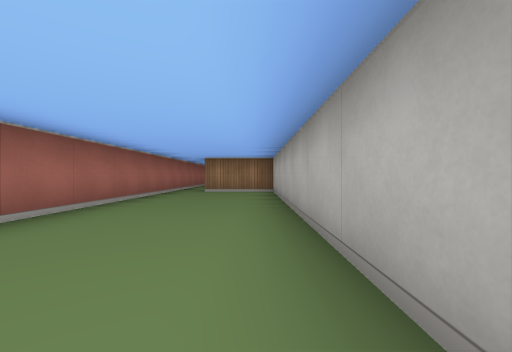
View 1 (above)

18 first-person views from a walk through a cub3D ray-caster map. The camera is about half as high as the walls, looks level and sees 90° across. The floor is counted in squares. Each view is taken from the middle of a square. On the plan, view 1 faces up. The plan holds only what a view shows up to about 9 squares ahead; the rest is blank.

View 2
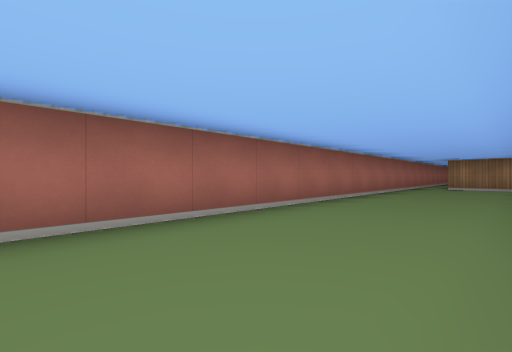

View 3
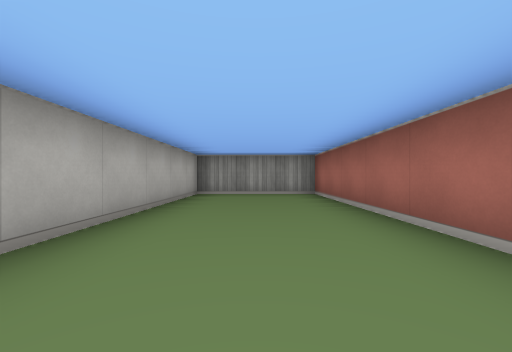

View 4
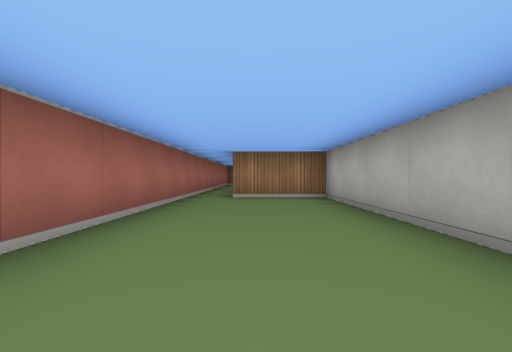

View 5
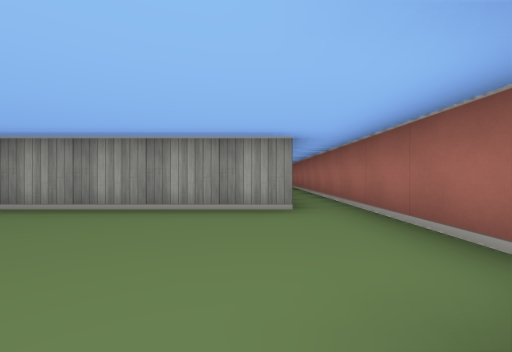

View 6
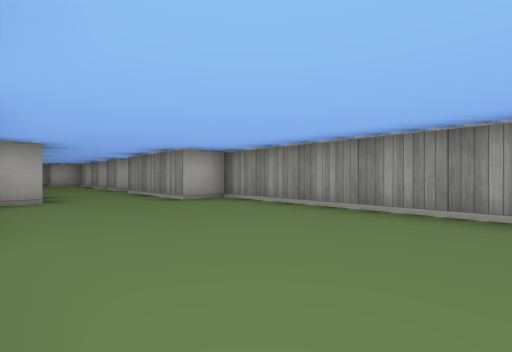

View 7
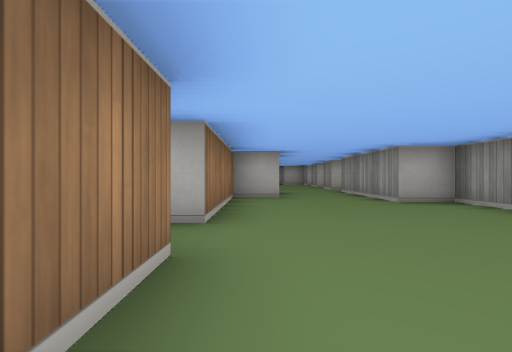

View 8
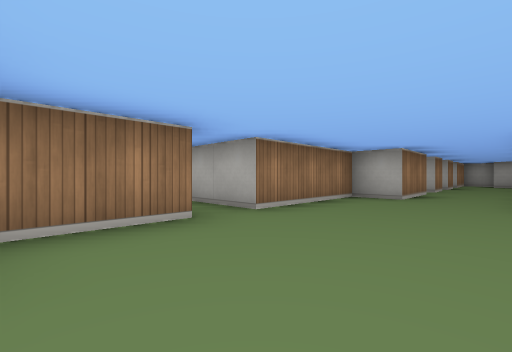

View 9
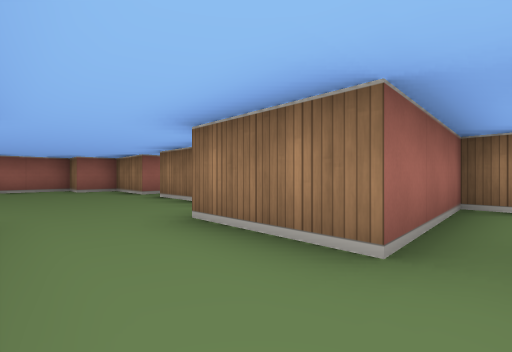

View 10
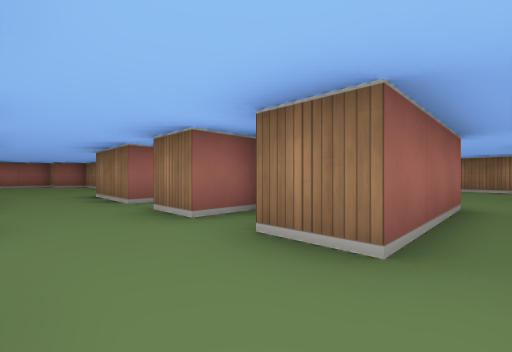

View 11
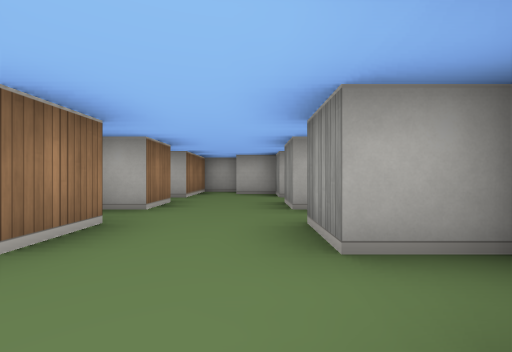

View 12
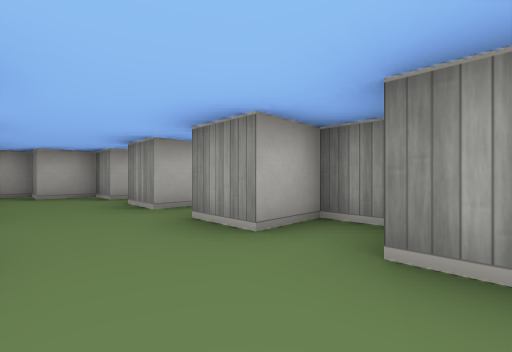

View 13
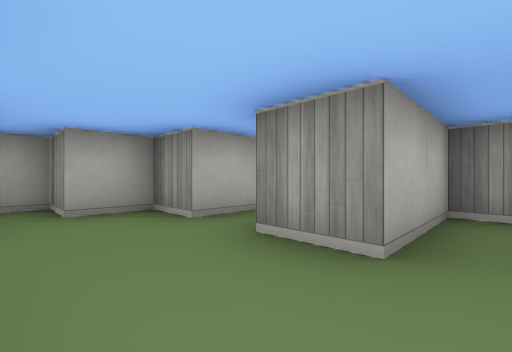

View 14
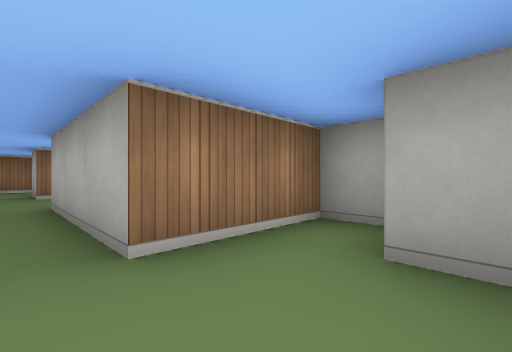

View 15
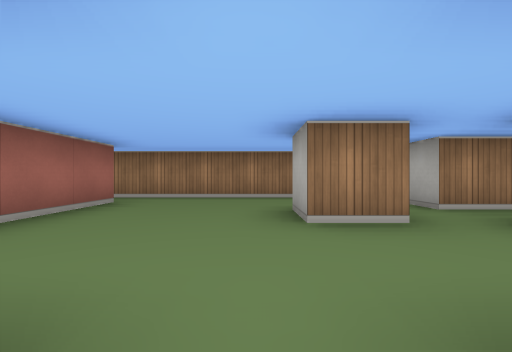

View 16
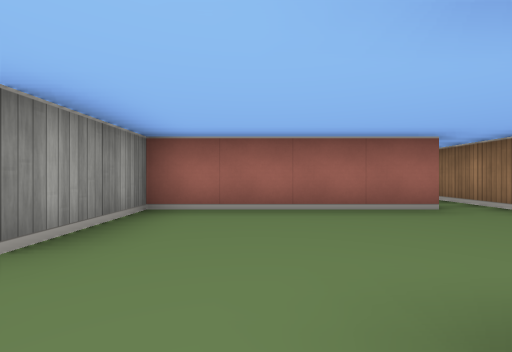

View 17
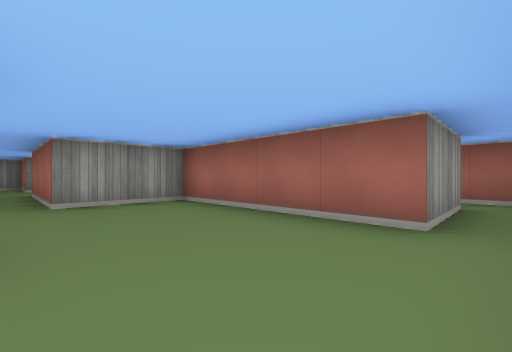

View 18
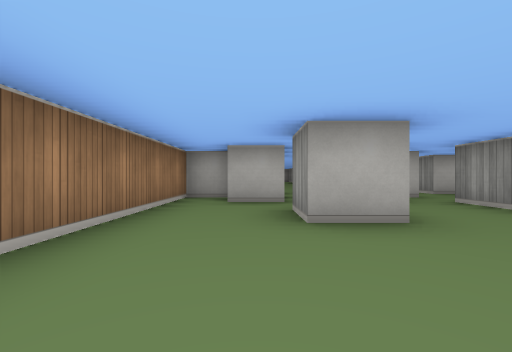

### Floor plan
Points are (right, up) in squares from view 1. A wall is a line through its corners. A room is listed if a view was taken in it or the views show most of it. See-through windows are left out.
Room 1 (views 1, 2, 3, 4)
walls: (-2.5, 7.5) (-2.5, -4.5) (0.5, -4.5) (0.5, 7.5) (-1.5, 7.5)
ways out: opening at (-2, 8) to room 2
Room 2 (views 5, 6, 7, 8, 9, 11, 12)
walls: (0.5, 16.5) (-1.5, 16.5) (-1.5, 15.5) (-2.5, 15.5) (-2.5, 7.5); (-1.5, 12.5) (3.5, 12.5) (3.5, 13.5) (6.5, 13.5); (6.8, 12.5) (7.5, 12.5) (7.5, 13.5); (7, 18.5) (6.5, 18.5) (6.5, 15.5) (4.5, 15.5) (4.5, 16.5) (1.5, 16.5)
ways out: opening at (-2, 8) to room 1; opening at (8, 14.5) to room 4; opening at (1, 17.5)
Room 3 (views 10, 14)
walls: (10.5, 13.5) (10.5, 11.9); (11.5, 12.5) (11.5, 13.5) (12.5, 13.5) (12.5, 14.5) (13.5, 14.5) (13.5, 15.5) (11.5, 15.5)
ways out: opening at (10, 14.5) to room 4; opening at (11, 16) to room 5; opening at (11, 13)
Room 4 (view 13)
walls: (7.5, 13.5) (8.5, 13.5); (8.5, 15.5) (7.5, 15.5); (10.5, 15.5) (9.5, 15.5); (9, 11.5) (9.5, 11.5) (9.5, 13.5) (10.5, 13.5)
ways out: opening at (8, 14.5) to room 2; opening at (10, 14.5) to room 3
Room 5 (views 15, 16, 17, 18)
walls: (12.5, 20.5) (11.5, 20.5) (11.5, 21.5) (12.5, 21.5); (8.5, 22.5) (8.5, 18.5) (10.5, 18.5) (10.5, 15.5); (12.5, 18.5) (13.5, 18.5); (14.5, 21.5) (13.5, 21.5) (13.5, 22.5); (14.5, 22.5) (14.5, 23.5) (8.5, 23.5); (11.5, 15.5) (11.5, 18.5)
ways out: opening at (11, 16) to room 3; opening at (7.5, 23); opening at (13, 19)

Positions as (right, up) in squares from view 1, and headings:
1: (0, 0), facing up
2: (0, -3), facing up-left
3: (-1, 2), facing down
4: (-1, 2), facing up
5: (-1, 16), facing down
6: (-1, 16), facing down-right
7: (-1, 16), facing right
8: (-1, 14), facing up-right
9: (7, 14), facing up-left
10: (11, 14), facing up-left
11: (6, 14), facing right
12: (6, 15), facing down-right
13: (9, 15), facing down-right
14: (11, 14), facing up-right
15: (11, 18), facing up
16: (12, 20), facing left
17: (11, 23), facing down-left
18: (9, 22), facing right
